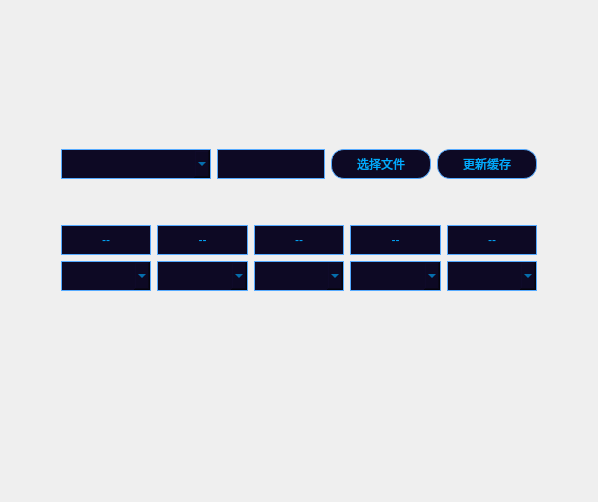
         <widget class="QWidget" name="importFile_page">
          <layout class="QHBoxLayout" name="horizontalLayout_5">
           <item>
            <spacer name="horizontalSpacer_2">
             <property name="orientation">
              <enum>Qt::Horizontal</enum>
             </property>
             <property name="sizeType">
              <enum>QSizePolicy::Fixed</enum>
             </property>
             <property name="sizeHint" stdset="0">
              <size>
               <width>50</width>
               <height>20</height>
              </size>
             </property>
            </spacer>
           </item>
           <item>
            <layout class="QVBoxLayout" name="verticalLayout_2">
             <item>
              <spacer name="verticalSpacer">
               <property name="orientation">
                <enum>Qt::Vertical</enum>
               </property>
               <property name="sizeType">
                <enum>QSizePolicy::Expanding</enum>
               </property>
               <property name="sizeHint" stdset="0">
                <size>
                 <width>20</width>
                 <height>138</height>
                </size>
               </property>
              </spacer>
             </item>
             <item>
              <layout class="QHBoxLayout" name="horizontalLayout_4">
               <item>
                <widget class="QComboBox" name="fileType_cb">
                 <property name="sizePolicy">
                  <sizepolicy hsizetype="Minimum" vsizetype="Minimum">
                   <horstretch>0</horstretch>
                   <verstretch>0</verstretch>
                  </sizepolicy>
                 </property>
                 <property name="minimumSize">
                  <size>
                   <width>150</width>
                   <height>30</height>
                  </size>
                 </property>
                 <property name="styleSheet">
                  <string notr="true">QComboBox{
	border: 1px solid rgb(85, 170, 255);
	background-color: rgb(13, 9, 36);
	color: rgb(0, 170, 255);
}
QComboBox QAbstractItemView {
        color: rgb(0, 170, 255);  /* 下拉项文本颜色 */
 }
QComboBox QAbstractItemView::item:hover {
        color: rgb(7, 255, 119); 
}</string>
                 </property>
                </widget>
               </item>
               <item>
                <widget class="QLineEdit" name="select_path_le">
                 <property name="sizePolicy">
                  <sizepolicy hsizetype="Expanding" vsizetype="Minimum">
                   <horstretch>0</horstretch>
                   <verstretch>0</verstretch>
                  </sizepolicy>
                 </property>
                 <property name="minimumSize">
                  <size>
                   <width>50</width>
                   <height>30</height>
                  </size>
                 </property>
                 <property name="maximumSize">
                  <size>
                   <width>16777215</width>
                   <height>30</height>
                  </size>
                 </property>
                 <property name="styleSheet">
                  <string notr="true">QLineEdit {
	border: 1px solid rgb(85, 170, 255);
	background-color: rgb(13, 9, 36);
	color: rgb(0, 170, 255);
}



</string>
                 </property>
                </widget>
               </item>
               <item>
                <widget class="QPushButton" name="select_file_bt">
                 <property name="sizePolicy">
                  <sizepolicy hsizetype="Minimum" vsizetype="Minimum">
                   <horstretch>0</horstretch>
                   <verstretch>0</verstretch>
                  </sizepolicy>
                 </property>
                 <property name="minimumSize">
                  <size>
                   <width>100</width>
                   <height>30</height>
                  </size>
                 </property>
                 <property name="maximumSize">
                  <size>
                   <width>16777215</width>
                   <height>30</height>
                  </size>
                 </property>
                 <property name="styleSheet">
                  <string notr="true">QPushButton {
	border: 1px solid rgb(85, 170, 255);
	background-color: rgb(13, 9, 36);
	border-radius: 13;
	color: rgb(0, 170, 255);
}

QPushButton:hover {
	background-color: rgb(85, 0, 255);
	color: rgb(7, 255, 119);
}

QPushButton:pressed {
	background-color: rgb(0, 0, 0);
}</string>
                 </property>
                 <property name="text">
                  <string>选择文件</string>
                 </property>
                </widget>
               </item>
               <item>
                <widget class="QPushButton" name="update_db_bt">
                 <property name="sizePolicy">
                  <sizepolicy hsizetype="Minimum" vsizetype="Minimum">
                   <horstretch>0</horstretch>
                   <verstretch>0</verstretch>
                  </sizepolicy>
                 </property>
                 <property name="minimumSize">
                  <size>
                   <width>100</width>
                   <height>30</height>
                  </size>
                 </property>
                 <property name="maximumSize">
                  <size>
                   <width>16777215</width>
                   <height>30</height>
                  </size>
                 </property>
                 <property name="styleSheet">
                  <string notr="true">QPushButton {
	border: 1px solid rgb(85, 170, 255);
	background-color: rgb(13, 9, 36);
	border-radius: 13;
	color: rgb(0, 170, 255);
}

QPushButton:hover {
	background-color: rgb(85, 0, 255);
	color: rgb(7, 255, 119);
}

QPushButton:pressed {
	background-color: rgb(0, 0, 0);
}</string>
                 </property>
                 <property name="text">
                  <string>更新缓存</string>
                 </property>
                </widget>
               </item>
              </layout>
             </item>
             <item>
              <spacer name="verticalSpacer_3">
               <property name="orientation">
                <enum>Qt::Vertical</enum>
               </property>
               <property name="sizeType">
                <enum>QSizePolicy::Fixed</enum>
               </property>
               <property name="sizeHint" stdset="0">
                <size>
                 <width>20</width>
                 <height>40</height>
                </size>
               </property>
              </spacer>
             </item>
             <item>
              <layout class="QGridLayout" name="cols_grid">
               <item row="0" column="0">
                <widget class="QLabel" name="col1_label">
                 <property name="sizePolicy">
                  <sizepolicy hsizetype="Preferred" vsizetype="Maximum">
                   <horstretch>0</horstretch>
                   <verstretch>0</verstretch>
                  </sizepolicy>
                 </property>
                 <property name="maximumSize">
                  <size>
                   <width>16777215</width>
                   <height>30</height>
                  </size>
                 </property>
                 <property name="styleSheet">
                  <string notr="true">QLabel {
	border: 1px solid rgb(85, 170, 255);
	background-color: rgb(13, 9, 36);
	color: rgb(0, 170, 255);
}</string>
                 </property>
                 <property name="text">
                  <string>--</string>
                 </property>
                 <property name="alignment">
                  <set>Qt::AlignCenter</set>
                 </property>
                </widget>
               </item>
               <item row="0" column="1">
                <widget class="QLabel" name="col2_label">
                 <property name="sizePolicy">
                  <sizepolicy hsizetype="Preferred" vsizetype="Minimum">
                   <horstretch>0</horstretch>
                   <verstretch>0</verstretch>
                  </sizepolicy>
                 </property>
                 <property name="minimumSize">
                  <size>
                   <width>0</width>
                   <height>30</height>
                  </size>
                 </property>
                 <property name="maximumSize">
                  <size>
                   <width>16777215</width>
                   <height>30</height>
                  </size>
                 </property>
                 <property name="styleSheet">
                  <string notr="true">QLabel {
	border: 1px solid rgb(85, 170, 255);
	background-color: rgb(13, 9, 36);
	color: rgb(0, 170, 255);
}</string>
                 </property>
                 <property name="text">
                  <string>--</string>
                 </property>
                 <property name="alignment">
                  <set>Qt::AlignCenter</set>
                 </property>
                </widget>
               </item>
               <item row="0" column="2">
                <widget class="QLabel" name="col3_label">
                 <property name="sizePolicy">
                  <sizepolicy hsizetype="Preferred" vsizetype="Minimum">
                   <horstretch>0</horstretch>
                   <verstretch>0</verstretch>
                  </sizepolicy>
                 </property>
                 <property name="minimumSize">
                  <size>
                   <width>0</width>
                   <height>30</height>
                  </size>
                 </property>
                 <property name="maximumSize">
                  <size>
                   <width>16777215</width>
                   <height>30</height>
                  </size>
                 </property>
                 <property name="styleSheet">
                  <string notr="true">QLabel {
	border: 1px solid rgb(85, 170, 255);
	background-color: rgb(13, 9, 36);
	color: rgb(0, 170, 255);
}</string>
                 </property>
                 <property name="text">
                  <string>--</string>
                 </property>
                 <property name="alignment">
                  <set>Qt::AlignCenter</set>
                 </property>
                </widget>
               </item>
               <item row="0" column="4">
                <widget class="QLabel" name="col3_label_3">
                 <property name="sizePolicy">
                  <sizepolicy hsizetype="Preferred" vsizetype="Minimum">
                   <horstretch>0</horstretch>
                   <verstretch>0</verstretch>
                  </sizepolicy>
                 </property>
                 <property name="minimumSize">
                  <size>
                   <width>0</width>
                   <height>30</height>
                  </size>
                 </property>
                 <property name="maximumSize">
                  <size>
                   <width>16777215</width>
                   <height>30</height>
                  </size>
                 </property>
                 <property name="styleSheet">
                  <string notr="true">QLabel {
	border: 1px solid rgb(85, 170, 255);
	background-color: rgb(13, 9, 36);
	color: rgb(0, 170, 255);
}</string>
                 </property>
                 <property name="text">
                  <string>--</string>
                 </property>
                 <property name="alignment">
                  <set>Qt::AlignCenter</set>
                 </property>
                </widget>
               </item>
               <item row="1" column="0">
                <widget class="QComboBox" name="col1_cb">
                 <property name="sizePolicy">
                  <sizepolicy hsizetype="Preferred" vsizetype="Maximum">
                   <horstretch>0</horstretch>
                   <verstretch>0</verstretch>
                  </sizepolicy>
                 </property>
                 <property name="maximumSize">
                  <size>
                   <width>16777215</width>
                   <height>30</height>
                  </size>
                 </property>
                 <property name="styleSheet">
                  <string notr="true">QComboBox{
	border: 1px solid rgb(85, 170, 255);
	background-color: rgb(13, 9, 36);
	color: rgb(0, 170, 255);
}
QComboBox QAbstractItemView {
        color: rgb(0, 170, 255);  /* 下拉项文本颜色 */
 }
QComboBox QAbstractItemView::item:hover {
        color: rgb(7, 255, 119); 
}</string>
                 </property>
                </widget>
               </item>
               <item row="1" column="1">
                <widget class="QComboBox" name="col2_cb">
                 <property name="sizePolicy">
                  <sizepolicy hsizetype="Preferred" vsizetype="Maximum">
                   <horstretch>0</horstretch>
                   <verstretch>0</verstretch>
                  </sizepolicy>
                 </property>
                 <property name="maximumSize">
                  <size>
                   <width>16777215</width>
                   <height>30</height>
                  </size>
                 </property>
                 <property name="styleSheet">
                  <string notr="true">QComboBox{
	border: 1px solid rgb(85, 170, 255);
	background-color: rgb(13, 9, 36);
	color: rgb(0, 170, 255);
}
QComboBox QAbstractItemView {
        color: rgb(0, 170, 255);  /* 下拉项文本颜色 */
 }
QComboBox QAbstractItemView::item:hover {
        color: rgb(7, 255, 119); 
}</string>
                 </property>
                </widget>
               </item>
               <item row="1" column="2">
                <widget class="QComboBox" name="col3_cb">
                 <property name="sizePolicy">
                  <sizepolicy hsizetype="Preferred" vsizetype="Minimum">
                   <horstretch>0</horstretch>
                   <verstretch>0</verstretch>
                  </sizepolicy>
                 </property>
                 <property name="minimumSize">
                  <size>
                   <width>0</width>
                   <height>30</height>
                  </size>
                 </property>
                 <property name="maximumSize">
                  <size>
                   <width>16777215</width>
                   <height>30</height>
                  </size>
                 </property>
                 <property name="styleSheet">
                  <string notr="true">QComboBox{
	border: 1px solid rgb(85, 170, 255);
	background-color: rgb(13, 9, 36);
	color: rgb(0, 170, 255);
}
QComboBox QAbstractItemView {
        color: rgb(0, 170, 255);  /* 下拉项文本颜色 */
 }
QComboBox QAbstractItemView::item:hover {
        color: rgb(7, 255, 119); 
}</string>
                 </property>
                </widget>
               </item>
               <item row="1" column="3">
                <widget class="QComboBox" name="col2_cb_2">
                 <property name="sizePolicy">
                  <sizepolicy hsizetype="Preferred" vsizetype="Minimum">
                   <horstretch>0</horstretch>
                   <verstretch>0</verstretch>
                  </sizepolicy>
                 </property>
                 <property name="minimumSize">
                  <size>
                   <width>0</width>
                   <height>30</height>
                  </size>
                 </property>
                 <property name="maximumSize">
                  <size>
                   <width>16777215</width>
                   <height>30</height>
                  </size>
                 </property>
                 <property name="styleSheet">
                  <string notr="true">QComboBox{
	border: 1px solid rgb(85, 170, 255);
	background-color: rgb(13, 9, 36);
	color: rgb(0, 170, 255);
}
QComboBox QAbstractItemView {
        color: rgb(0, 170, 255);  /* 下拉项文本颜色 */
 }
QComboBox QAbstractItemView::item:hover {
        color: rgb(7, 255, 119); 
}</string>
                 </property>
                </widget>
               </item>
               <item row="0" column="3">
                <widget class="QLabel" name="col3_label_2">
                 <property name="sizePolicy">
                  <sizepolicy hsizetype="Preferred" vsizetype="Minimum">
                   <horstretch>0</horstretch>
                   <verstretch>0</verstretch>
                  </sizepolicy>
                 </property>
                 <property name="minimumSize">
                  <size>
                   <width>0</width>
                   <height>30</height>
                  </size>
                 </property>
                 <property name="maximumSize">
                  <size>
                   <width>16777215</width>
                   <height>30</height>
                  </size>
                 </property>
                 <property name="styleSheet">
                  <string notr="true">QLabel {
	border: 1px solid rgb(85, 170, 255);
	background-color: rgb(13, 9, 36);
	color: rgb(0, 170, 255);
}</string>
                 </property>
                 <property name="text">
                  <string>--</string>
                 </property>
                 <property name="alignment">
                  <set>Qt::AlignCenter</set>
                 </property>
                </widget>
               </item>
               <item row="1" column="4">
                <widget class="QComboBox" name="col2_cb_5">
                 <property name="sizePolicy">
                  <sizepolicy hsizetype="Preferred" vsizetype="Minimum">
                   <horstretch>0</horstretch>
                   <verstretch>0</verstretch>
                  </sizepolicy>
                 </property>
                 <property name="minimumSize">
                  <size>
                   <width>0</width>
                   <height>30</height>
                  </size>
                 </property>
                 <property name="maximumSize">
                  <size>
                   <width>16777215</width>
                   <height>30</height>
                  </size>
                 </property>
                 <property name="styleSheet">
                  <string notr="true">QComboBox{
	border: 1px solid rgb(85, 170, 255);
	background-color: rgb(13, 9, 36);
	color: rgb(0, 170, 255);
}
QComboBox QAbstractItemView {
        color: rgb(0, 170, 255);  /* 下拉项文本颜色 */
 }
QComboBox QAbstractItemView::item:hover {
        color: rgb(7, 255, 119); 
}</string>
                 </property>
                </widget>
               </item>
              </layout>
             </item>
             <item>
              <spacer name="verticalSpacer_2">
               <property name="orientation">
                <enum>Qt::Vertical</enum>
               </property>
               <property name="sizeType">
                <enum>QSizePolicy::Expanding</enum>
               </property>
               <property name="sizeHint" stdset="0">
                <size>
                 <width>20</width>
                 <height>200</height>
                </size>
               </property>
              </spacer>
             </item>
            </layout>
           </item>
           <item>
            <spacer name="horizontalSpacer_4">
             <property name="orientation">
              <enum>Qt::Horizontal</enum>
             </property>
             <property name="sizeType">
              <enum>QSizePolicy::Fixed</enum>
             </property>
             <property name="sizeHint" stdset="0">
              <size>
               <width>50</width>
               <height>20</height>
              </size>
             </property>
            </spacer>
           </item>
          </layout>
         </widget>
